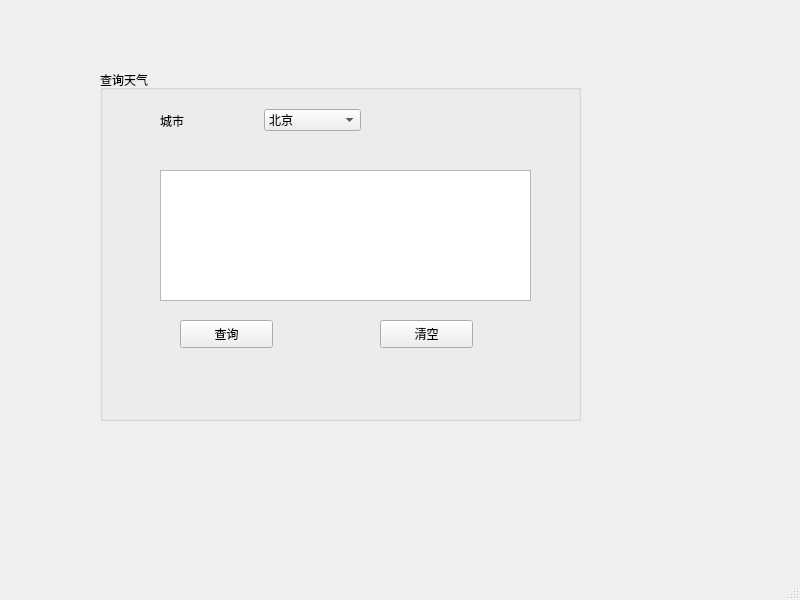
<?xml version="1.0" encoding="UTF-8"?>
<ui version="4.0">
 <class>MainWindow</class>
 <widget class="QMainWindow" name="MainWindow">
  <property name="geometry">
   <rect>
    <x>0</x>
    <y>0</y>
    <width>800</width>
    <height>600</height>
   </rect>
  </property>
  <property name="windowTitle">
   <string>MainWindow</string>
  </property>
  <widget class="QWidget" name="centralwidget">
   <widget class="QGroupBox" name="groupBox">
    <property name="geometry">
     <rect>
      <x>100</x>
      <y>70</y>
      <width>481</width>
      <height>351</height>
     </rect>
    </property>
    <property name="title">
     <string>查询天气</string>
    </property>
    <widget class="QTextEdit" name="resultText">
     <property name="geometry">
      <rect>
       <x>60</x>
       <y>100</y>
       <width>371</width>
       <height>131</height>
      </rect>
     </property>
    </widget>
    <widget class="QPushButton" name="queryBtn">
     <property name="geometry">
      <rect>
       <x>80</x>
       <y>250</y>
       <width>93</width>
       <height>28</height>
      </rect>
     </property>
     <property name="text">
      <string>查询</string>
     </property>
    </widget>
    <widget class="QPushButton" name="clearBtn">
     <property name="geometry">
      <rect>
       <x>280</x>
       <y>250</y>
       <width>93</width>
       <height>28</height>
      </rect>
     </property>
     <property name="text">
      <string>清空</string>
     </property>
    </widget>
    <widget class="QWidget" name="layoutWidget">
     <property name="geometry">
      <rect>
       <x>60</x>
       <y>30</y>
       <width>201</width>
       <height>41</height>
      </rect>
     </property>
     <layout class="QHBoxLayout" name="horizontalLayout">
      <item>
       <widget class="QLabel" name="label">
        <property name="text">
         <string>城市</string>
        </property>
       </widget>
      </item>
      <item>
       <widget class="QComboBox" name="WeathercomboBox">
        <item>
         <property name="text">
          <string>北京</string>
         </property>
        </item>
        <item>
         <property name="text">
          <string>天津</string>
         </property>
        </item>
        <item>
         <property name="text">
          <string>上海</string>
         </property>
        </item>
        <item>
         <property name="text">
          <string>孝感</string>
         </property>
        </item>
       </widget>
      </item>
     </layout>
    </widget>
   </widget>
  </widget>
  <widget class="QMenuBar" name="menubar">
   <property name="geometry">
    <rect>
     <x>0</x>
     <y>0</y>
     <width>800</width>
     <height>26</height>
    </rect>
   </property>
  </widget>
  <widget class="QStatusBar" name="statusbar"/>
 </widget>
 <resources/>
 <connections/>
</ui>
